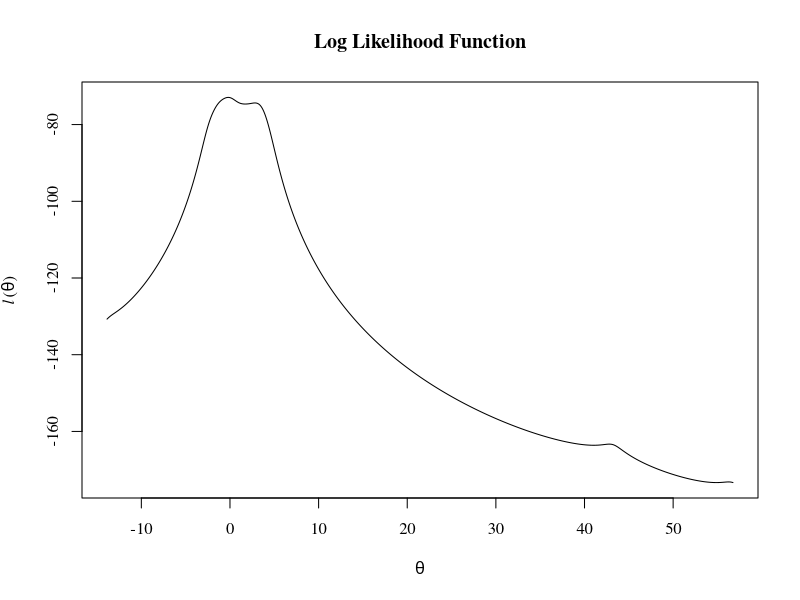
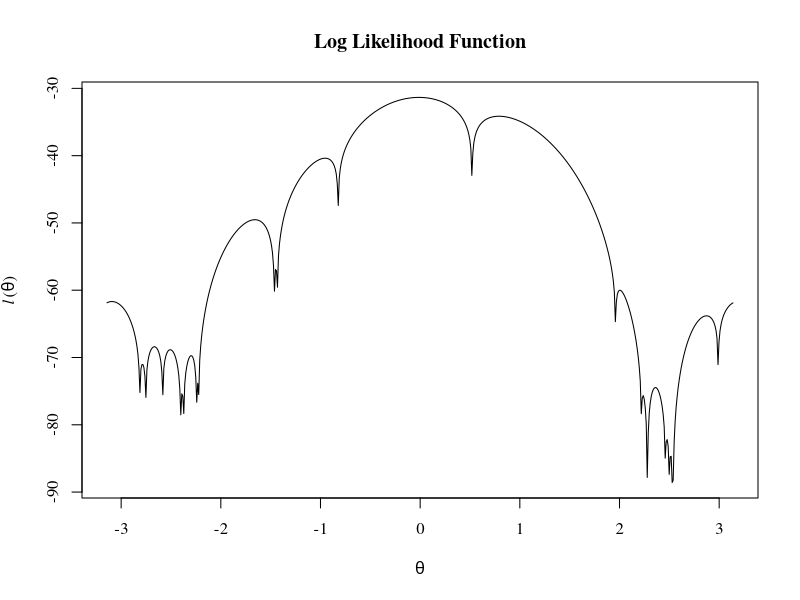
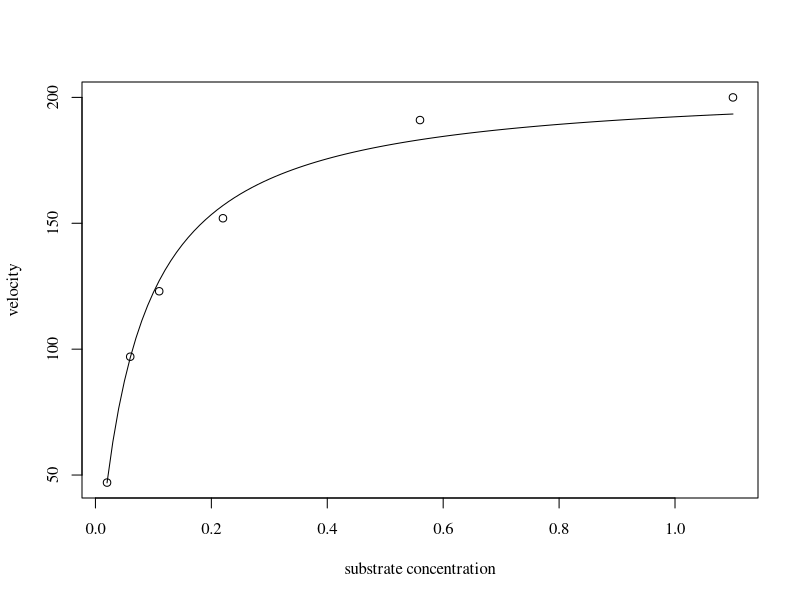
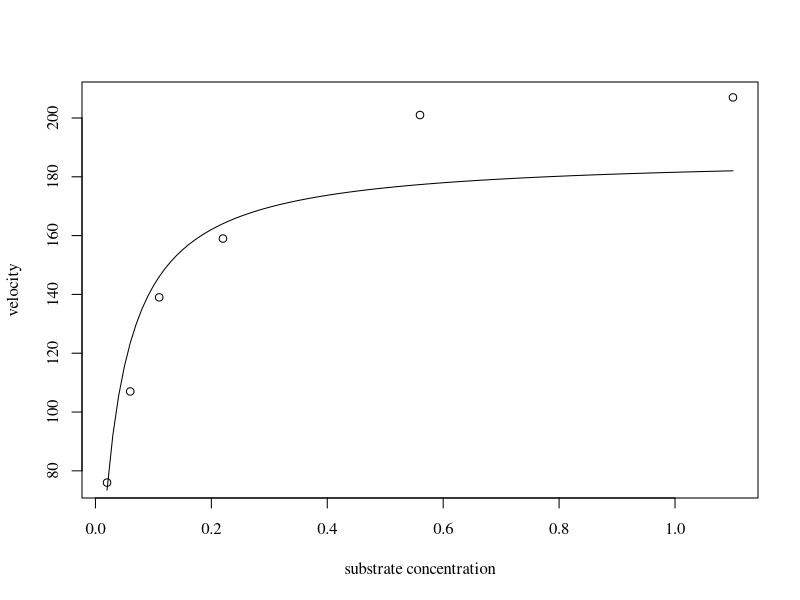
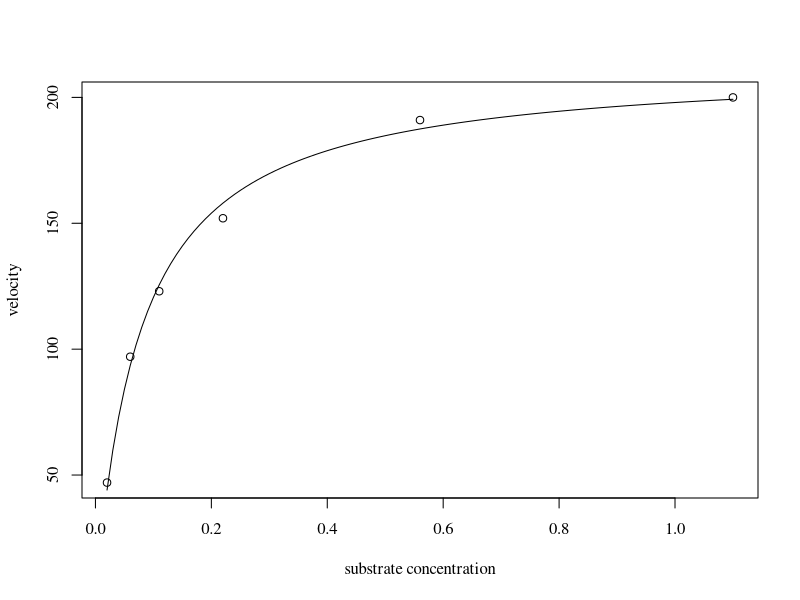
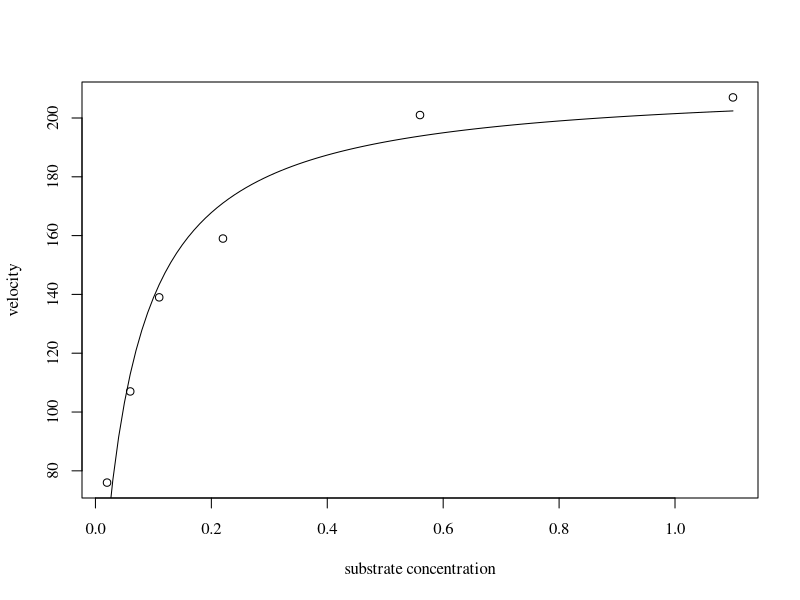
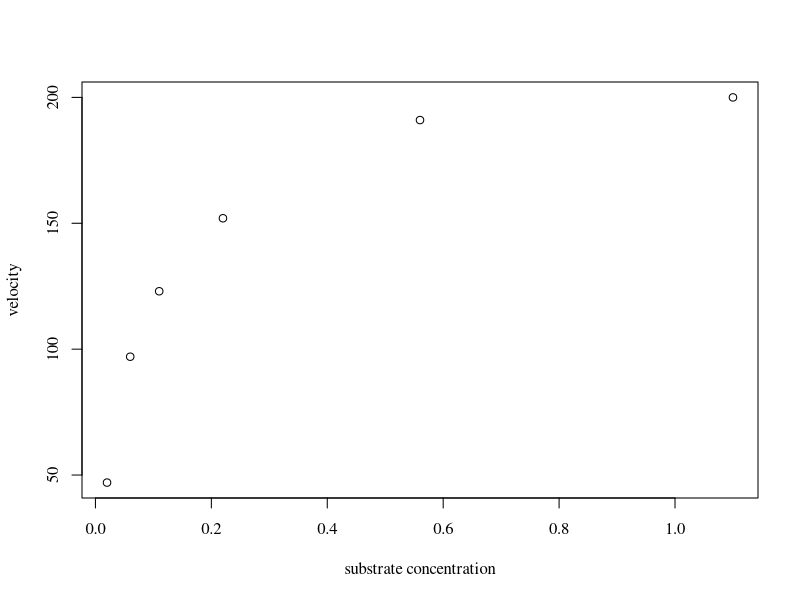
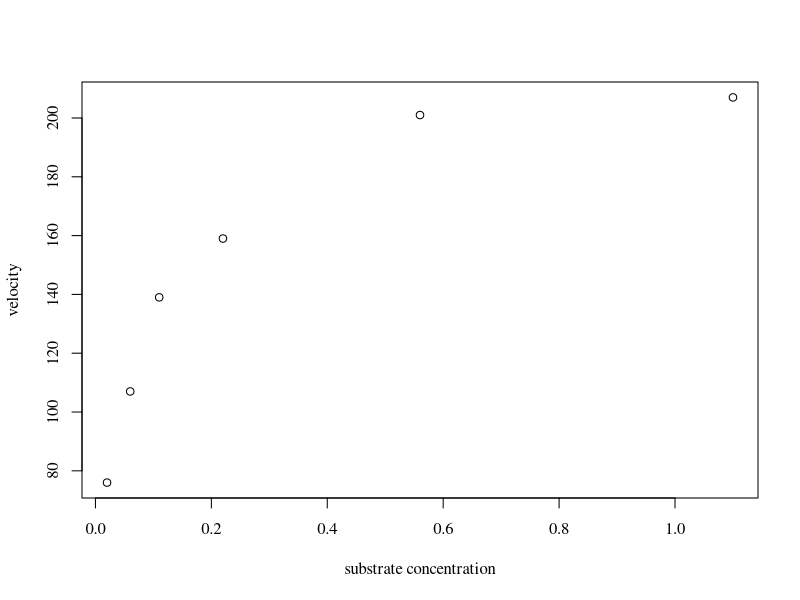

The R source for these figures, in order:
par(family = 'serif')
setwd("/Users/mikhailgaerlan/Box Sync/Education/UC Davis/2016-2017 Spring/STA 243 Computational Statistics/Assignments/Assignment 1")

#=========
#    1
#=========
#----------
#   1(c)
#----------
sample = c(-13.87,-2.53,-2.44,-2.40,-1.75,-1.34,-1.05,-0.23,-0.07,0.27,1.77,2.76,3.29,3.47,3.71,3.80,4.24,4.53,43.21,56.75)
n = length(sample)
thetas = seq(min(sample),max(sample),0.01)
loglikelihood = thetas*0
for (x in sample)
  loglikelihood = loglikelihood - log(1+(thetas-x)^2)
loglikelihood = loglikelihood - n*log(pi)

plot(loglikelihood ~ thetas,type='l',xlab=expression(theta),ylab=expression(paste(italic("l"),"(",theta,")")),main="Log Likelihood Function")

#----------
#   1(d)
#----------
starting = c(-11,-1,0,1.4,4.1,4.8,7,8,38)

print("1d")
maxiter = 200
err = 10^(-5)
for (theta0 in starting){
  theta = theta0
  for (t in 1:maxiter){
    oldtheta = theta
    lptheta = 0
    for (x in sample){
      lptheta = lptheta - 2*(theta-x)/(1+(theta-x)^2)
    }
    lpptheta = 0
    for (x in sample){
      lpptheta = lpptheta - 2*(1-(theta-x)^2)/(1+(theta-x)^2)^2
    }
    h = -lptheta/lpptheta
    theta = theta + h
    experr = abs(theta - oldtheta)
    if (experr < err) {
      break
    }
  }
  bigltheta = 1
  for (x in sample){
    bigltheta = bigltheta * 1/(pi*(1+(x-theta)^2))
  }
  print(sprintf("theta = %12.5e, L(theta) = %12.5e",theta,bigltheta))
}

#----------
#   1(e)
#----------
print("1e")
for (theta0 in starting){
  theta = theta0
  
  #Fisher-Scoring
  maxiter = 100
  err = 10^(-2)
  for (t in 1:maxiter){
    oldtheta = theta
    lptheta = 0
    for (x in sample){
      lptheta = lptheta - 2*(theta-x)/(1+(theta-x)^2)
    }
    h = 2*lptheta/n
    theta = theta + h
    experr = abs(theta - oldtheta)
    if (experr < err) {
      break
    }
  }
  
  #Newton-Raphson
  maxiter = 200
  err = 10^(-5)
  for (t in 1:maxiter){
    oldtheta = theta
    lptheta = 0
    for (x in sample){
      lptheta = lptheta - 2*(theta-x)/(1+(theta-x)^2)
    }
    lpptheta = 0
    for (x in sample){
      lpptheta = lpptheta - 2*(1-(theta-x)^2)/(1+(theta-x)^2)^2
    }
    h = -lptheta/lpptheta
    theta = theta + h
    experr = abs(theta - oldtheta)
    if (experr < err) {
      break
    }
  }
  bigltheta = 1
  for (x in sample){
    bigltheta = bigltheta * 1/(pi*(1+(x-theta)^2))
  }
  print(sprintf("theta = %12.5e, L(theta) = %12.5e",theta,bigltheta))
}

rm(list=ls())
#==========
#    2
#==========
#----------
#   2(a)
#----------
sample = c(0.52,1.96,2.22,2.28,2.28,2.46,2.50,2.53,2.54,2.99,3.47,3.53,3.70,3.88,3.91,4.04,4.06,4.82,4.85,5.46)
thetas = seq(-pi,pi,0.01)
loglikelihood = thetas*0
for (x in sample){
  loglikelihood = loglikelihood + log((1-cos(x-thetas))/(2*pi))
}
plot(loglikelihood ~ thetas,type='l',xlab=expression(theta),ylab=expression(paste(italic("l"),"(",theta,")")),main="Log Likelihood Function")

#----------
#   2(c)
#----------
print("2c")
maxiter = 200
err = 10^(-5)
theta = pi
for (t in 1:maxiter){
  oldtheta = theta
  lptheta = 0
  for (x in sample){
    lptheta = lptheta - sin(x-theta)/(1-cos(x-theta))
  }
  lpptheta = 0
  for (x in sample){
    lpptheta = lpptheta +  1/(cos(x-theta)-1)
  }
  h = -lptheta/lpptheta
  theta = theta + h
  experr = abs(theta - oldtheta)
  if (experr < err) {
    break
  }
}
bigltheta = 1
for (x in sample){
  bigltheta = bigltheta * ((1-cos(x-theta))/(2*pi))
}
print(sprintf("theta = %12.5e, L(theta) = %12.5e",theta,bigltheta))

#----------
#   2(d)
#----------
starting = c(-2.7,2.7)

print("2d")
maxiter = 200
err = 10^(-5)
for (theta0 in starting){
  theta = theta0
  for (t in 1:maxiter){
    oldtheta = theta
    lptheta = 0
    for (x in sample){
      lptheta = lptheta - sin(x-theta)/(1-cos(x-theta))
    }
    lpptheta = 0
    for (x in sample){
      lpptheta = lpptheta +  1/(cos(x-theta)-1)
    }
    h = -lptheta/lpptheta
    theta = theta + h
    experr = abs(theta - oldtheta)
    if (experr < err) {
      break
    }
  }
  bigltheta = 1
  for (x in sample){
    bigltheta = bigltheta * ((1-cos(x-theta))/(2*pi))
  }
  print(sprintf("theta = %12.5e, L(theta) = %12.5e",theta,bigltheta))
}
#----------
#   2(e)
#----------
starting = seq(-pi,pi,pi/100)
ending = starting*0
bigltheta = 0*ending+1

print("2e")
maxiter = 300
err = 10^(-5)
for (i in 1:length(starting)){
  ending[i] = starting[i]
  for (t in 1:maxiter){
    oldtheta = ending[i]
    lptheta = 0
    for (x in sample){
      lptheta = lptheta - sin(x-ending[i])/(1-cos(x-ending[i]))
    }
    lpptheta = 0
    for (x in sample){
      lpptheta = lpptheta +  1/(cos(x-ending[i])-1)
    }
    h = -lptheta/lpptheta
    ending[i] = ending[i] + h
    experr = abs(ending[i] - oldtheta)
    if (experr < err) {
      break
    }
  }
  for (x in sample){
    bigltheta[i] = bigltheta[i] * ((1-cos(x-ending[i]))/(2*pi))
  }
#  print(sprintf("i = %3d theta = %8.5f, L(theta) = %12.5e",i,ending[i],bigltheta[i]))
}

i = 1
while (i < length(starting)){
  for (j in i:length(starting)){
    if (sprintf("%8.5f",ending[j]) != sprintf("%8.5f",ending[j+1])){
      print(sprintf("a = %8.5f, b = %8.5f, theta = %8.5f, MLE = %12.5e",starting[i],starting[j],ending[i],bigltheta[i]))
      i = j
      break
    }
  }
  i = i+1
}

rm(list=ls())
#==========
#    3
#==========
#----------
#   3(a)
#----------
print("3a")
x = c(0.02,0.06,0.11,0.22,0.56,1.10)
y1 = c(47,97,123,152,191,200)

xm = 1/x
ym = 1/y1

model = lm(formula=ym~xm)
theta1 = c(1/coef(model)[1],coef(model)[2]/coef(model)[1])
print(sprintf("theta_1 = %8.5f, theta_2 = %8.5f",theta1[1],theta1[2]))
xtheo = seq(min(x),max(x),0.01)
ytheo = theta1[1]*xtheo/(xtheo+theta1[2])
plot(x,y1,xlab="substrate concentration",ylab="velocity")
lines(xtheo,ytheo)

y2 = c(76,107,139,159,201,207)

xm = 1/x
ym = 1/y2

model = lm(formula=ym~xm)
theta2 = c(1/coef(model)[1],coef(model)[2]/coef(model)[1])
print(sprintf("theta_1 = %8.5f, theta_2 = %8.5f",theta2[1],theta2[2]))
xtheo = seq(min(x),max(x),0.01)
ytheo = theta2[1]*xtheo/(xtheo+theta2[2])
plot(x,y2,xlab="substrate concentration",ylab="velocity")
lines(xtheo,ytheo)

#----------
#   3(b)
#----------
print("3b")
theta = theta1
maxiter = 400
err = 10^(-5)
for (t in 1:maxiter){
  dRSSdtheta1 = 0
  for (i in 1:length(x)){
    dRSSdtheta1 = dRSSdtheta1 - 2*(y1[i]-theta[1]*x[i]/(x[i]+theta[2]))*(x[i]/(x[i]+theta[2]))
  }
  dRSSdtheta2 = 0
  for (i in 1:length(x)){
    dRSSdtheta2 = dRSSdtheta2 + 2*(y1[i]-theta[1]*x[i]/(x[i]+theta[2]))*(theta[1]*x[i]/(x[i]+theta[2])^2)
  }
  d2RSSdtheta12 = 0
  for (i in 1:length(x)){
    d2RSSdtheta12 = d2RSSdtheta12 + 2*(x[i]/(x[i]+theta[2]))^2
  }
  d2RSSdtheta22 = 0
  for (i in 1:length(x)){
    d2RSSdtheta22 = d2RSSdtheta22 + 2*((theta[1]^2*x[i]^2)/(x[i]+theta[2])^4-(2*theta[1]*x[i]/(x[i]+theta[2])^3)*(y1[i]-theta[1]*x[i]/(x[i]+theta[2])))
  }
  d2RSSdtheta1dtheta2 = 0
  for (i in 1:length(x)){
    d2RSSdtheta1dtheta2 = d2RSSdtheta1dtheta2 - 2*(-x[i]*y1[i]/(x[i]+theta[2])^2+2*theta[1]*x[i]^2/(x[i]+theta[2])^3)
  }
  gradRSS = c(dRSSdtheta1,dRSSdtheta2)
  hessRSS = matrix(c(d2RSSdtheta12,d2RSSdtheta1dtheta2,d2RSSdtheta1dtheta2,d2RSSdtheta22),nrow=2,ncol=2)
  theta = theta - solve(hessRSS) %*% gradRSS
}
print(sprintf("theta_1 = %8.5f, theta_2 = %8.5f",theta[1],theta[2]))
plot(x,y1,xlab="substrate concentration",ylab="velocity")
xtheo = seq(min(x),max(x),0.01)
ytheo = theta[1]*xtheo/(xtheo+theta[2])
lines(xtheo,ytheo)

theta = theta2
maxiter = 400
err = 10^(-5)
for (t in 1:maxiter){
  dRSSdtheta1 = 0
  for (i in 1:length(x)){
    dRSSdtheta1 = dRSSdtheta1 - 2*(y2[i]-theta[1]*x[i]/(x[i]+theta[2]))*(x[i]/(x[i]+theta[2]))
  }
  dRSSdtheta2 = 0
  for (i in 1:length(x)){
    dRSSdtheta2 = dRSSdtheta2 + 2*(y2[i]-theta[1]*x[i]/(x[i]+theta[2]))*(theta[1]*x[i]/(x[i]+theta[2])^2)
  }
  d2RSSdtheta12 = 0
  for (i in 1:length(x)){
    d2RSSdtheta12 = d2RSSdtheta12 + 2*(x[i]/(x[i]+theta[2]))^2
  }
  d2RSSdtheta22 = 0
  for (i in 1:length(x)){
    d2RSSdtheta22 = d2RSSdtheta22 + 2*((theta[1]^2*x[i]^2)/(x[i]+theta[2])^4-(2*theta[1]*x[i]/(x[i]+theta[2])^3)*(y2[i]-theta[1]*x[i]/(x[i]+theta[2])))
  }
  d2RSSdtheta1dtheta2 = 0
  for (i in 1:length(x)){
    d2RSSdtheta1dtheta2 = d2RSSdtheta1dtheta2 - 2*(-x[i]*y2[i]/(x[i]+theta[2])^2+2*theta[1]*x[i]^2/(x[i]+theta[2])^3)
  }
  gradRSS = c(dRSSdtheta1,dRSSdtheta2)
  hessRSS = matrix(c(d2RSSdtheta12,d2RSSdtheta1dtheta2,d2RSSdtheta1dtheta2,d2RSSdtheta22),nrow=2,ncol=2)
  theta = theta - solve(hessRSS) %*% gradRSS
}
print(sprintf("theta_1 = %8.5f, theta_2 = %8.5f",theta[1],theta[2]))
plot(x,y2,xlab="substrate concentration",ylab="velocity")
xtheo = seq(min(x),max(x),0.01)
ytheo = theta[1]*xtheo/(xtheo+theta[2])
lines(xtheo,ytheo)

#----------
#   3(c)
#----------
print("3c")
theta = theta1
maxiter = 600
err = 10^(-5)
for (t in 1:maxiter){
  dRSSdtheta1 = 0
  for (i in 1:length(x)){
    dRSSdtheta1 = dRSSdtheta1 + 2*(y1[i]-theta[1]*x[i]/(x[i]+theta[2]))*(x[i]/(x[i]+theta[2]))
  }
  dRSSdtheta2 = 0
  for (i in 1:length(x)){
    dRSSdtheta2 = dRSSdtheta2 - 2*(y1[i]-theta[1]*x[i]/(x[i]+theta[2]))*(theta[1]*x[i]/(x[i]+theta[2])^2)
  }
  gradRSS = c(dRSSdtheta1,dRSSdtheta2)
  alphat = 0.01
  theta = theta + alphat*gradRSS
}
print(sprintf("theta_1 = %8.5f, theta_2 = %8.5f",theta[1],theta[2]))
plot(x,y1,xlab="substrate concentration",ylab="velocity")
xtheo = seq(min(x),max(x),0.01)
ytheo = theta[1]*xtheo/(xtheo+theta[2])
lines(xtheo,ytheo)

theta = theta2
maxiter = 400
err = 10^(-5)
for (t in 1:maxiter){
  dRSSdtheta1 = 0
  for (i in 1:length(x)){
    dRSSdtheta1 = dRSSdtheta1 - 2*(y2[i]-theta[1]*x[i]/(x[i]+theta[2]))*(x[i]/(x[i]+theta[2]))
  }
  dRSSdtheta2 = 0
  for (i in 1:length(x)){
    dRSSdtheta2 = dRSSdtheta2 + 2*(y2[i]-theta[1]*x[i]/(x[i]+theta[2]))*(theta[1]*x[i]/(x[i]+theta[2])^2)
  }
  gradRSS = c(dRSSdtheta1,dRSSdtheta2)
  alphat = alphat = 0.01
  theta = theta - alphat*gradRSS
}
print(sprintf("theta_1 = %8.5f, theta_2 = %8.5f",theta[1],theta[2]))
plot(x,y2,xlab="substrate concentration",ylab="velocity")
xtheo = seq(min(x),max(x),0.01)
ytheo = theta[1]*xtheo/(xtheo+theta[2])
lines(xtheo,ytheo)

#----------
#   3(d)
#----------
print("3d")
theta = theta1
maxiter = 400
err = 10^(-5)
for (t in 1:maxiter){
  amat = matrix(data=0,nrow=length(x),ncol=2)
  for (i in 1:length(x)){
    amat[i,] = c(x[i]/(x[i]+theta[2]),-theta[1]*x[i]/(x[i]+theta[2])^2)
  }
  zvec = x*0
  for (i in 1:length(x)){
    zvec[i] = y1[i]-theta[1]*x[i]/(x[i]+theta[2])
  }
  theta = theta + solve(t(amat) %*% amat) %*% (t(amat) %*% zvec)
}
print(sprintf("theta_1 = %8.5f, theta_2 = %8.5f",theta[1],theta[2]))
plot(x,y1,xlab="substrate concentration",ylab="velocity")
xtheo = seq(min(x),max(x),0.01)
ytheo = theta[1]*xtheo/(xtheo+theta[2])
lines(xtheo,ytheo)

theta = theta2
maxiter = 400
err = 10^(-5)
for (t in 1:maxiter){
  amat = matrix(data=0,nrow=length(x),ncol=2)
  for (i in 1:length(x)){
    amat[i,] = c(x[i]/(x[i]+theta[2]),-theta[1]*x[i]/(x[i]+theta[2])^2)
  }
  zvec = x*0
  for (i in 1:length(x)){
    zvec[i] = y2[i]-theta[1]*x[i]/(x[i]+theta[2])
  }
  theta = theta + solve(t(amat) %*% amat) %*% (t(amat) %*% zvec)
}
print(sprintf("theta_1 = %8.5f, theta_2 = %8.5f",theta[1],theta[2]))
plot(x,y2,xlab="substrate concentration",ylab="velocity")
xtheo = seq(min(x),max(x),0.01)
ytheo = theta[1]*xtheo/(xtheo+theta[2])
lines(xtheo,ytheo)